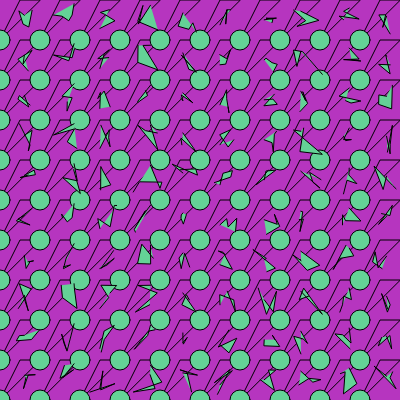
Frame 1 (no input)
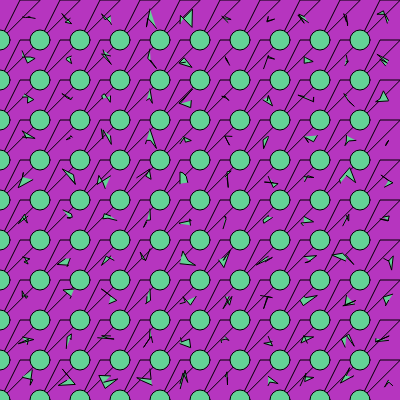
Frame 60 (no input)
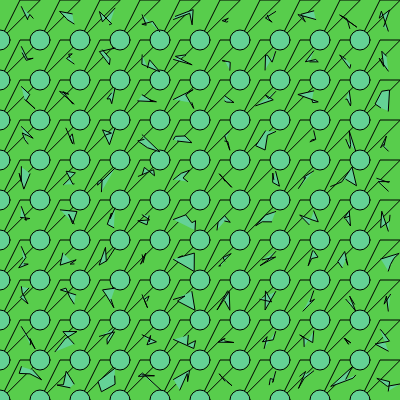
Frame 120 (the mouse pressed at the canvas centre since frame 60)

The p5.js sketch that drew these frames (run headless with seeded random() and noise() and a simulated clock; from frame 60 on, the mouse is pressed at the canvas centre):

// p5.js sketch
// ── sketch.js
let f = 0.0;
let numIters;
let spc;
var bgColor;

function setup() { 
  createCanvas(400, 400);
 

	numIters = 10; 
  spc = width / numIters;

  //random background color
	bgColor =color( random(255), random(255), random(255) );
  myFunction();


} 


function draw() { 
  background(bgColor);
  myFunction();

  //moving 
  f+= 0.01;

  for (let i = 0; i < numIters; i++) {
    for (let j = 0; j < numIters; j++) {
     
      push();
      
      // move to the current location 
      translate(spc/4 + i * spc, spc/4 +  j * spc);
      drawAMohr( i + 1, j + 1);
      
      pop();
    }
  }

  
}

//random background color everytime mouse is pressed 
function mousePressed(){
	bgColor = color( random(255), random(255), random(255) );
}


//the second layer: triangle grid 
function  myFunction(){
  for (let x=0; x<width; x+=width/10){
   for (let y=0; y<height; y+=height/10){

    push()
    noFill();
    triangle(x, height/10+y,width/20 +x,y, width/10+x, y);
    pop()
    fill(100, 210, 150);
    circle(x, y+height/10, width/20);
   }
  }
}


//the third layer : create moving shapes inside the grid 

function drawAMohr(i, j)
{
  beginShape();
  for (let k = 0; k < 5; k++) {
    vertex(noise( i, j *k + f ) * spc - spc/20, noise( k * j, i + f) * spc  - spc/4);
    
  }

  endShape();
}




// ── style.css

/* style.css */

html, body {
  height: 100%;
}

body {
  margin: 0;
  display: flex;

  /* This centers our sketch horizontally. */
  justify-content: center;

  /* This centers our sketch vertically. */
  align-items: center;
}
